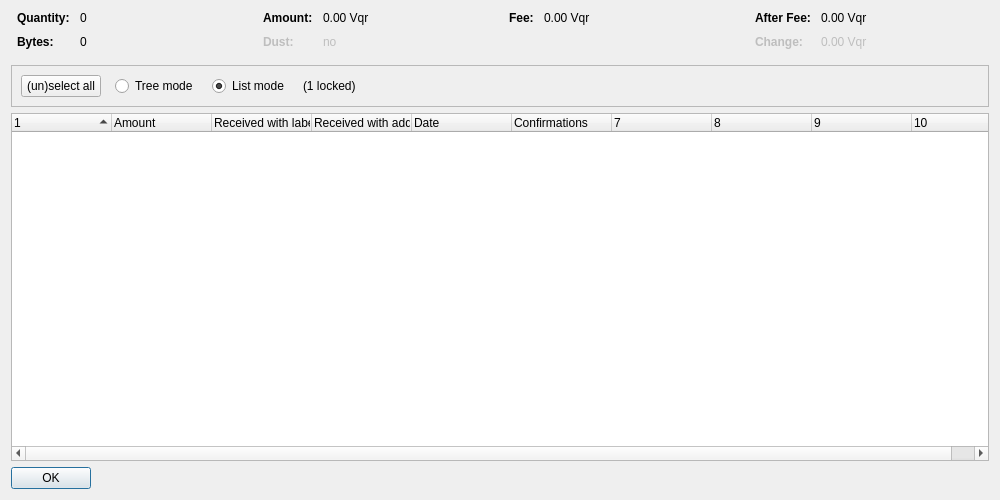
<?xml version="1.0" encoding="UTF-8"?>
<ui version="4.0">
 <class>CoinControlDialog</class>
 <widget class="QDialog" name="CoinControlDialog">
  <property name="geometry">
   <rect>
    <x>0</x>
    <y>0</y>
    <width>1000</width>
    <height>500</height>
   </rect>
  </property>
  <property name="windowTitle">
   <string>Coin Selection</string>
  </property>
  <layout class="QVBoxLayout" name="verticalLayout">
   <item>
    <layout class="QHBoxLayout" name="horizontalLayoutTop" stretch="0,0,0,0">
     <property name="topMargin">
      <number>0</number>
     </property>
     <property name="bottomMargin">
      <number>10</number>
     </property>
     <item>
      <layout class="QFormLayout" name="formLayoutCoinControl1">
       <property name="horizontalSpacing">
        <number>10</number>
       </property>
       <property name="verticalSpacing">
        <number>10</number>
       </property>
       <property name="leftMargin">
        <number>6</number>
       </property>
       <property name="rightMargin">
        <number>6</number>
       </property>
       <item row="0" column="0">
        <widget class="QLabel" name="labelCoinControlQuantityText">
         <property name="font">
          <font>
           <weight>75</weight>
           <bold>true</bold>
          </font>
         </property>
         <property name="text">
          <string>Quantity:</string>
         </property>
        </widget>
       </item>
       <item row="0" column="1">
        <widget class="QLabel" name="labelCoinControlQuantity">
         <property name="cursor">
          <cursorShape>IBeamCursor</cursorShape>
         </property>
         <property name="contextMenuPolicy">
          <enum>Qt::ActionsContextMenu</enum>
         </property>
         <property name="text">
          <string notr="true">0</string>
         </property>
         <property name="textInteractionFlags">
          <set>Qt::LinksAccessibleByMouse|Qt::TextSelectableByKeyboard|Qt::TextSelectableByMouse</set>
         </property>
        </widget>
       </item>
       <item row="1" column="0">
        <widget class="QLabel" name="labelCoinControlBytesText">
         <property name="font">
          <font>
           <weight>75</weight>
           <bold>true</bold>
          </font>
         </property>
         <property name="text">
          <string>Bytes:</string>
         </property>
        </widget>
       </item>
       <item row="1" column="1">
        <widget class="QLabel" name="labelCoinControlBytes">
         <property name="cursor">
          <cursorShape>IBeamCursor</cursorShape>
         </property>
         <property name="contextMenuPolicy">
          <enum>Qt::ActionsContextMenu</enum>
         </property>
         <property name="text">
          <string notr="true">0</string>
         </property>
         <property name="textInteractionFlags">
          <set>Qt::LinksAccessibleByMouse|Qt::TextSelectableByKeyboard|Qt::TextSelectableByMouse</set>
         </property>
        </widget>
       </item>
      </layout>
     </item>
     <item>
      <layout class="QFormLayout" name="formLayoutCoinControl2">
       <property name="horizontalSpacing">
        <number>10</number>
       </property>
       <property name="verticalSpacing">
        <number>10</number>
       </property>
       <property name="leftMargin">
        <number>6</number>
       </property>
       <property name="rightMargin">
        <number>6</number>
       </property>
       <item row="0" column="0">
        <widget class="QLabel" name="labelCoinControlAmountText">
         <property name="font">
          <font>
           <weight>75</weight>
           <bold>true</bold>
          </font>
         </property>
         <property name="text">
          <string>Amount:</string>
         </property>
        </widget>
       </item>
       <item row="0" column="1">
        <widget class="QLabel" name="labelCoinControlAmount">
         <property name="cursor">
          <cursorShape>IBeamCursor</cursorShape>
         </property>
         <property name="contextMenuPolicy">
          <enum>Qt::ActionsContextMenu</enum>
         </property>
         <property name="text">
          <string notr="true">0.00 Vqr</string>
         </property>
         <property name="textInteractionFlags">
          <set>Qt::LinksAccessibleByMouse|Qt::TextSelectableByKeyboard|Qt::TextSelectableByMouse</set>
         </property>
        </widget>
       </item>
       <item row="1" column="0">
        <widget class="QLabel" name="labelCoinControlLowOutputText">
         <property name="enabled">
          <bool>false</bool>
         </property>
         <property name="font">
          <font>
           <weight>75</weight>
           <bold>true</bold>
          </font>
         </property>
         <property name="text">
          <string>Dust:</string>
         </property>
        </widget>
       </item>
       <item row="1" column="1">
        <widget class="QLabel" name="labelCoinControlLowOutput">
         <property name="enabled">
          <bool>false</bool>
         </property>
         <property name="cursor">
          <cursorShape>IBeamCursor</cursorShape>
         </property>
         <property name="contextMenuPolicy">
          <enum>Qt::ActionsContextMenu</enum>
         </property>
         <property name="text">
          <string notr="true">no</string>
         </property>
         <property name="textInteractionFlags">
          <set>Qt::LinksAccessibleByMouse|Qt::TextSelectableByKeyboard|Qt::TextSelectableByMouse</set>
         </property>
        </widget>
       </item>
      </layout>
     </item>
     <item>
      <layout class="QFormLayout" name="formLayoutCoinControl3">
       <property name="horizontalSpacing">
        <number>10</number>
       </property>
       <property name="verticalSpacing">
        <number>10</number>
       </property>
       <property name="leftMargin">
        <number>6</number>
       </property>
       <property name="rightMargin">
        <number>6</number>
       </property>
       <item row="0" column="0">
        <widget class="QLabel" name="labelCoinControlFeeText">
         <property name="font">
          <font>
           <weight>75</weight>
           <bold>true</bold>
          </font>
         </property>
         <property name="text">
          <string>Fee:</string>
         </property>
        </widget>
       </item>
       <item row="0" column="1">
        <widget class="QLabel" name="labelCoinControlFee">
         <property name="cursor">
          <cursorShape>IBeamCursor</cursorShape>
         </property>
         <property name="contextMenuPolicy">
          <enum>Qt::ActionsContextMenu</enum>
         </property>
         <property name="text">
          <string notr="true">0.00 Vqr</string>
         </property>
         <property name="textInteractionFlags">
          <set>Qt::LinksAccessibleByMouse|Qt::TextSelectableByKeyboard|Qt::TextSelectableByMouse</set>
         </property>
        </widget>
       </item>
      </layout>
     </item>
     <item>
      <layout class="QFormLayout" name="formLayoutCoinControl4">
       <property name="horizontalSpacing">
        <number>10</number>
       </property>
       <property name="verticalSpacing">
        <number>10</number>
       </property>
       <property name="leftMargin">
        <number>6</number>
       </property>
       <property name="rightMargin">
        <number>6</number>
       </property>
       <item row="0" column="0">
        <widget class="QLabel" name="labelCoinControlAfterFeeText">
         <property name="font">
          <font>
           <weight>75</weight>
           <bold>true</bold>
          </font>
         </property>
         <property name="text">
          <string>After Fee:</string>
         </property>
        </widget>
       </item>
       <item row="0" column="1">
        <widget class="QLabel" name="labelCoinControlAfterFee">
         <property name="cursor">
          <cursorShape>IBeamCursor</cursorShape>
         </property>
         <property name="contextMenuPolicy">
          <enum>Qt::ActionsContextMenu</enum>
         </property>
         <property name="text">
          <string notr="true">0.00 Vqr</string>
         </property>
         <property name="textInteractionFlags">
          <set>Qt::LinksAccessibleByMouse|Qt::TextSelectableByKeyboard|Qt::TextSelectableByMouse</set>
         </property>
        </widget>
       </item>
       <item row="1" column="0">
        <widget class="QLabel" name="labelCoinControlChangeText">
         <property name="enabled">
          <bool>false</bool>
         </property>
         <property name="font">
          <font>
           <weight>75</weight>
           <bold>true</bold>
          </font>
         </property>
         <property name="text">
          <string>Change:</string>
         </property>
        </widget>
       </item>
       <item row="1" column="1">
        <widget class="QLabel" name="labelCoinControlChange">
         <property name="enabled">
          <bool>false</bool>
         </property>
         <property name="cursor">
          <cursorShape>IBeamCursor</cursorShape>
         </property>
         <property name="contextMenuPolicy">
          <enum>Qt::ActionsContextMenu</enum>
         </property>
         <property name="text">
          <string notr="true">0.00 Vqr</string>
         </property>
         <property name="textInteractionFlags">
          <set>Qt::LinksAccessibleByMouse|Qt::TextSelectableByKeyboard|Qt::TextSelectableByMouse</set>
         </property>
        </widget>
       </item>
      </layout>
     </item>
    </layout>
   </item>
   <item>
    <widget class="QFrame" name="frame">
     <property name="minimumSize">
      <size>
       <width>0</width>
       <height>40</height>
      </size>
     </property>
     <property name="frameShape">
      <enum>QFrame::StyledPanel</enum>
     </property>
     <property name="frameShadow">
      <enum>QFrame::Sunken</enum>
     </property>
     <layout class="QHBoxLayout" name="horizontalLayout">
      <item>
       <layout class="QHBoxLayout" name="horizontalLayoutPanel" stretch="0,0,0,0,0">
        <property name="spacing">
         <number>14</number>
        </property>
        <item>
         <widget class="QPushButton" name="pushButtonSelectAll">
          <property name="sizePolicy">
           <sizepolicy hsizetype="Maximum" vsizetype="Fixed">
            <horstretch>0</horstretch>
            <verstretch>0</verstretch>
           </sizepolicy>
          </property>
          <property name="text">
           <string>(un)select all</string>
          </property>
          <property name="autoDefault">
           <bool>false</bool>
          </property>
         </widget>
        </item>
        <item>
         <widget class="QRadioButton" name="radioTreeMode">
          <property name="sizePolicy">
           <sizepolicy hsizetype="Maximum" vsizetype="Fixed">
            <horstretch>0</horstretch>
            <verstretch>0</verstretch>
           </sizepolicy>
          </property>
          <property name="text">
           <string>Tree mode</string>
          </property>
         </widget>
        </item>
        <item>
         <widget class="QRadioButton" name="radioListMode">
          <property name="sizePolicy">
           <sizepolicy hsizetype="Maximum" vsizetype="Fixed">
            <horstretch>0</horstretch>
            <verstretch>0</verstretch>
           </sizepolicy>
          </property>
          <property name="text">
           <string>List mode</string>
          </property>
          <property name="checked">
           <bool>true</bool>
          </property>
         </widget>
        </item>
        <item>
         <widget class="QLabel" name="labelLocked">
          <property name="text">
           <string notr="true">(1 locked)</string>
          </property>
         </widget>
        </item>
        <item>
         <spacer name="horizontalSpacer">
          <property name="orientation">
           <enum>Qt::Horizontal</enum>
          </property>
          <property name="sizeHint" stdset="0">
           <size>
            <width>40</width>
            <height>20</height>
           </size>
          </property>
         </spacer>
        </item>
       </layout>
      </item>
     </layout>
    </widget>
   </item>
   <item>
    <widget class="CoinControlTreeWidget" name="treeWidget">
     <property name="contextMenuPolicy">
      <enum>Qt::CustomContextMenu</enum>
     </property>
     <property name="sortingEnabled">
      <bool>false</bool>
     </property>
     <property name="columnCount">
      <number>10</number>
     </property>
     <attribute name="headerShowSortIndicator" stdset="0">
      <bool>true</bool>
     </attribute>
     <attribute name="headerStretchLastSection">
      <bool>false</bool>
     </attribute>
     <column>
      <property name="text">
       <string/>
      </property>
     </column>
     <column>
      <property name="text">
       <string>Amount</string>
      </property>
     </column>
     <column>
      <property name="text">
       <string>Received with label</string>
      </property>
     </column>
     <column>
      <property name="text">
       <string>Received with address</string>
      </property>
     </column>
     <column>
      <property name="text">
       <string>Date</string>
      </property>
     </column>
     <column>
      <property name="text">
       <string>Confirmations</string>
      </property>
      <property name="toolTip">
       <string>Confirmed</string>
      </property>
     </column>
     <column>
      <property name="text">
       <string/>
      </property>
     </column>
     <column>
      <property name="text">
       <string/>
      </property>
     </column>
     <column>
      <property name="text">
       <string/>
      </property>
     </column>
     <column>
      <property name="text">
       <string/>
      </property>
     </column>
    </widget>
   </item>
   <item>
    <widget class="QDialogButtonBox" name="buttonBox">
     <property name="sizePolicy">
      <sizepolicy hsizetype="Maximum" vsizetype="Fixed">
       <horstretch>0</horstretch>
       <verstretch>0</verstretch>
      </sizepolicy>
     </property>
     <property name="orientation">
      <enum>Qt::Horizontal</enum>
     </property>
     <property name="standardButtons">
      <set>QDialogButtonBox::Ok</set>
     </property>
    </widget>
   </item>
  </layout>
 </widget>
 <customwidgets>
  <customwidget>
   <class>CoinControlTreeWidget</class>
   <extends>QTreeWidget</extends>
   <header>qt/coincontroltreewidget.h</header>
  </customwidget>
 </customwidgets>
 <resources/>
 <connections/>
</ui>
